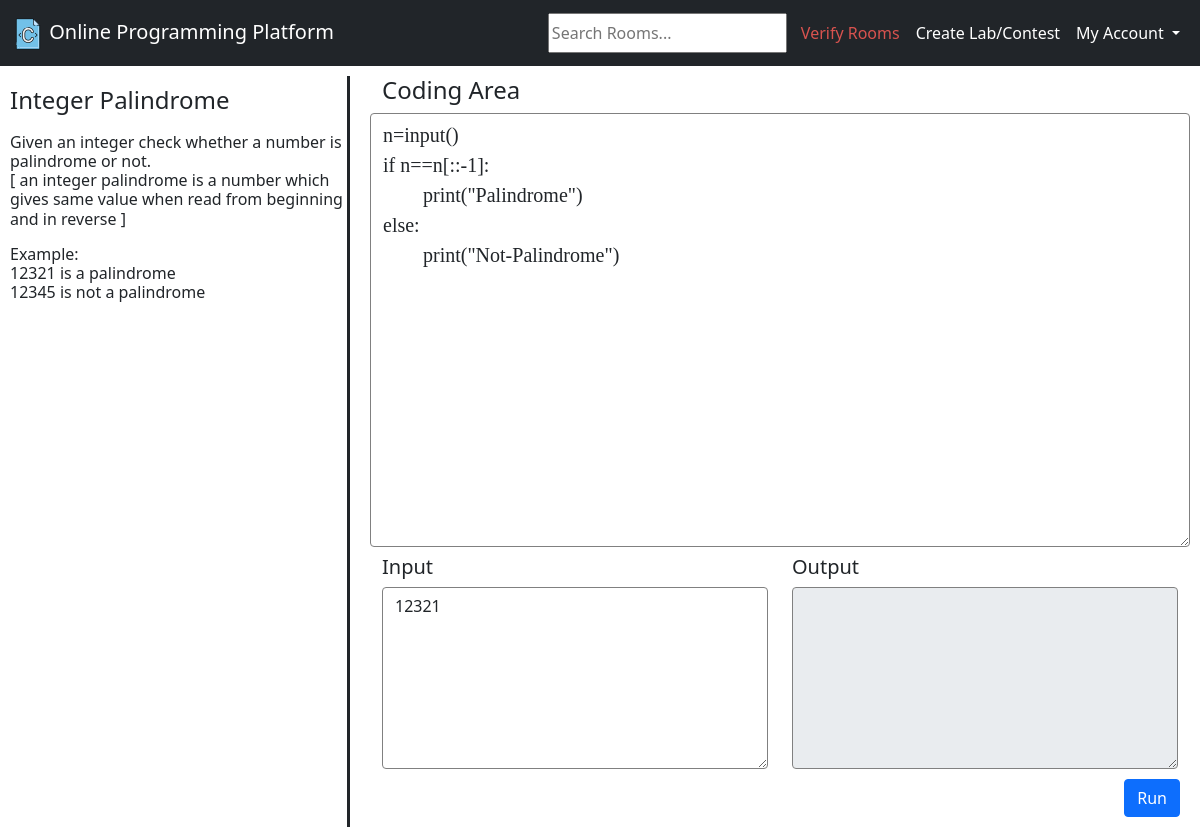
Before: /view_response/4/7/10/ (signed in) with the older database file.
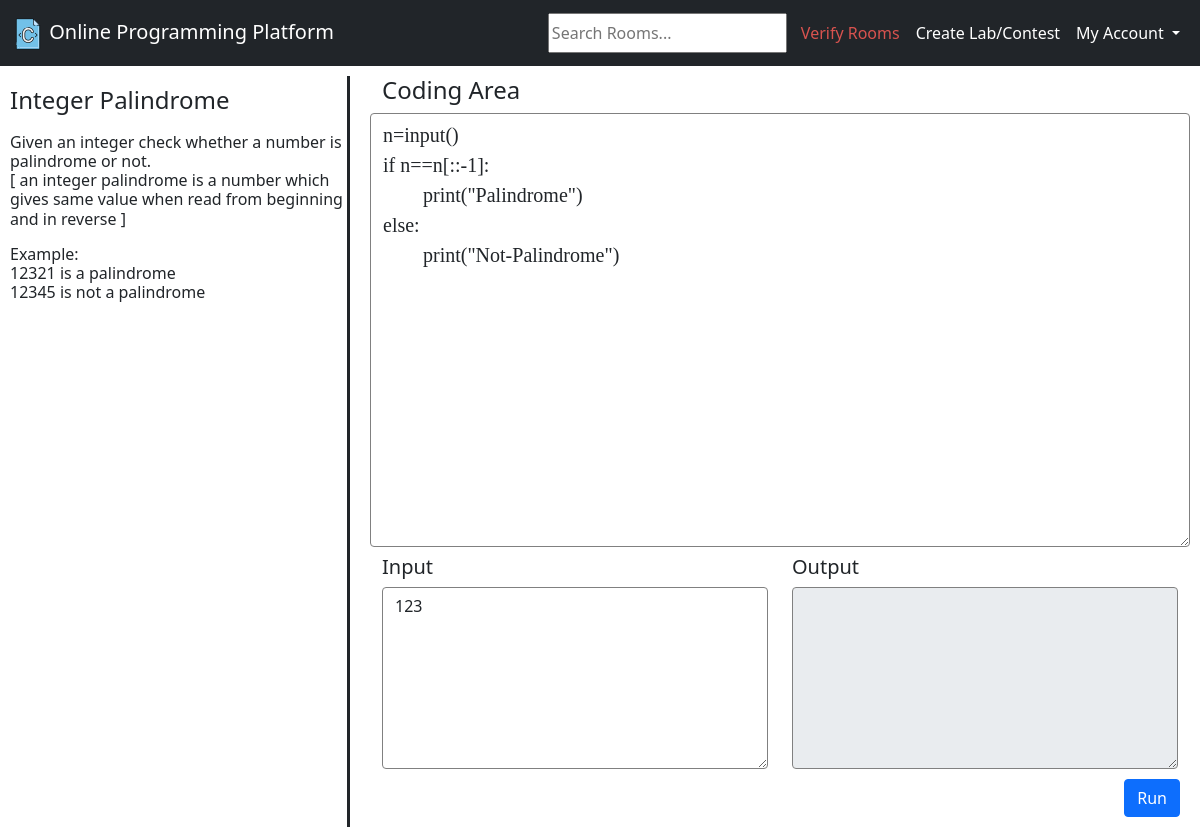
After: the same page with the newer database file.
### base/models.py (models this page shows, shortened)
class Solution(models.Model):
    code = models.TextField()
    user = models.ForeignKey(User, on_delete=models.SET_NULL, null=True)
    question = models.ForeignKey(Question, on_delete=models.CASCADE)
    room = models.ForeignKey(Room, on_delete=models.CASCADE)
    input = models.TextField(null=True)
    updated = models.DateTimeField(auto_now=True)
    created = models.DateTimeField(auto_now_add=True)

### compiler/views.py (the view)
# urls.py: path('view_response/<str:pk>/<str:pk2>/<str:pk3>/', views.viewResponses, name="viewResponses"),
@login_required(login_url='login')
def viewResponses(request, pk, pk2, pk3):
    question = Question.objects.get(id=pk2)
    solution = Solution.objects.get(id=pk3)
    code = solution.code
    if solution.input == None:
        input = ""
    else:
        input = solution.input
    output = ""
    submitFlag = False
    context = {'question': question, "code": code, "input": input, 'output': output, 'submitFlag': submitFlag}
    return render(request, 'question.html', context)

### templates/question.html (shortened to what this page needs)
{% extends 'main.html' %}
{% block content %}
<div class="question-compiler-container">
    <div class="question-container">
        <h4 style="padding-top:10px;padding-bottom:10px;">{{question.question_title}}</h4>
        <h6>{{question.question_full|linebreaks}}</h6>
        <h6 style="font-weight:normal">{{question.sample_test_case|linebreaks}}</h6>
    </div>
    <div class="compiler-container">
        <form method="post" action="run">
            <div class="container">
                <div class="row">
                    <div class="col">
                        <label for=""><h4>Coding Area</h4></label>
                    </div>
                    <textarea class="form-control" rows="14" name="code" id="code" style="border:1px solid grey;
                font-family: 'Lucida Console'; font-size: 20px; "
                              onkeydown="if(event.keyCode===9){var v=this.value,s=this.selectionStart,
                          e=this.selectionEnd;this.value=v.substring(0, s)+'\t'+v.substring(e);this.selectionStart=
                          this.selectionEnd=s+1;return false;}">{{code}}</textarea>
                </div>
                <div class="row" style="padding-top:8px;">
                    <div class="col">
                        <label for=""><h5>Input</h5></label>
                        <textarea class="form-control" rows="7" name="input"
                                  style="border:1px solid grey;">{{input}}</textarea>
                    </div>
                    <div class="col">
                        <label for=""><h5>Output</h5></label>
                        <textarea class="form-control" rows="7" name="output" style="border:1px solid grey;"
                                  disabled>{{output}}</textarea>
                    </div>
                </div>
            </div>
            <div class="submit_run_buttons">
                <input class="btn btn-primary" type="submit" name="run" value="Run">
            </div>
        </form>
    </div>
</div>
{% endblock %}

Changed rows visible on the page:
changed Solution "n=input() if n==n[::-1]: print(\"Palindrome\") else: print(\"Not-Palindrome\")": input "12321" → "123"
